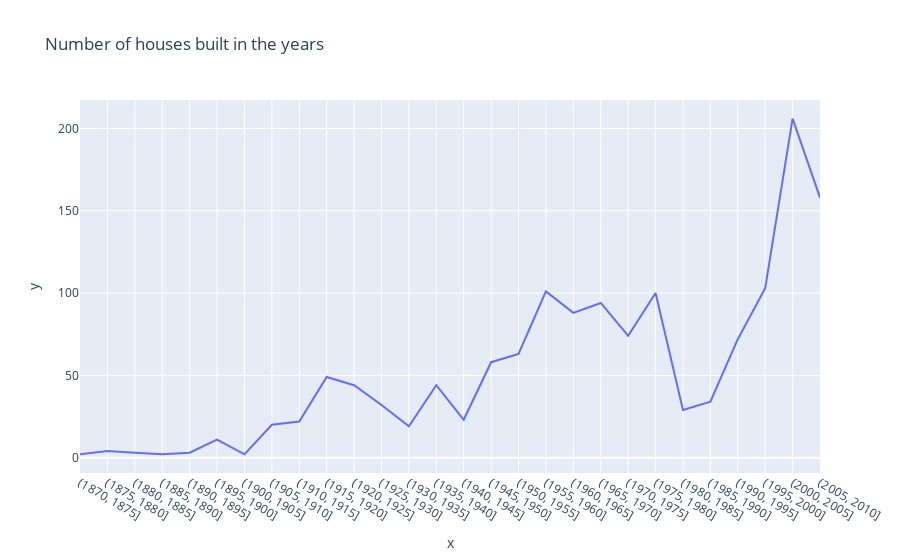

This figure's notebook cell:
### Code cell
import plotly.express as px
fig = px.line(val_built, x=val_built.index.astype(str), y=val_built.values, title='Number of houses built in the years')
fig.show()

### Figure 1 — Plotly figure (JSON) as saved in the notebook; plotly's stock layout.template omitted (floating-point values rounded to 4 significant figures)
{"data": [{"hovertemplate": "x=%{x}<br>y=%{y}<extra></extra>", "legendgroup": "", "line": {"color": "#636efa", "dash": "solid"}, "marker": {"symbol": "circle"}, "mode": "lines", "name": "", "orientation": "v", "showlegend": false, "type": "scatter", "x": ["(1870, 1875]", "(1875, 1880]", "(1880, 1885]", "(1885, 1890]", "(1890, 1895]", "(1895, 1900]", "(1900, 1905]", "(1905, 1910]", "(1910, 1915]", "(1915, 1920]", "(1920, 1925]", "(1925, 1930]", "(1930, 1935]", "(1935, 1940]", "(1940, 1945]", "(1945, 1950]", "(1950, 1955]", "(1955, 1960]", "(1960, 1965]", "(1965, 1970]", "(1970, 1975]", "(1975, 1980]", "(1980, 1985]", "(1985, 1990]", "(1990, 1995]", "(1995, 2000]", "(2000, 2005]", "(2005, 2010]"], "xaxis": "x", "y": [2, 4, 3, 2, 3, 11, 2, 20, 22, 49, 44, 32, 19, 44, 23, 58, 63, 101, 88, 94, 74, 100, 29, 34, 72, 103, 206, 158], "yaxis": "y"}], "layout": {"legend": {"tracegroupgap": 0}, "title": {"text": "Number of houses built in the years"}, "xaxis": {"anchor": "y", "domain": [0, 1], "title": {"text": "x"}}, "yaxis": {"anchor": "x", "domain": [0, 1], "title": {"text": "y"}}}}
